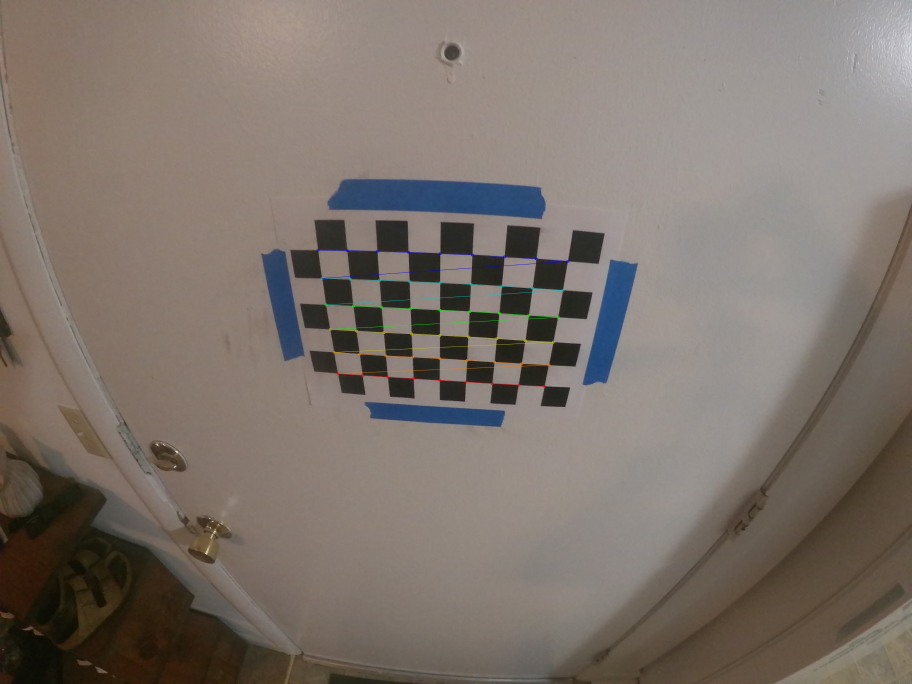
#> input picture Corners_10LeftCamera.jpg, 3648 x 2736 px (shown at 1/4 size)
$ python -i find_implement.py   (imports and definitions only)   (older library calls are emulated)
#> lines starting #> are read from the running program, lines starting #| are printed output that depends on the picture; after the words box and inside, x2 and y2 are one past the last pixel; in counts of white or black regions, pixels touching at a corner belong together
#> further down, picture is the input picture: shape (2736, 3648, 3); mean B, G, R 107.8, 115.2, 125.2
#code adapted from https://github.com/niconielsen32/ComputerVision/blob/master/StereoVision/Python/HSV_filter.py

import numpy as np
import cv2
import imutils

#currenlty, frames that are sent as args are already distorted
# [98 lines left out: functions detection, hsv_filter_yellow, not called in this run]

def hsv_filter_white(frame):
    # Blurring the frame
    blur = cv2.GaussianBlur(frame, (5, 5), 0)

    # Converting RGB to HSV
    hsv = cv2.cvtColor(blur, cv2.COLOR_BGR2HSV)
#> hsv: shape (2736, 3648, 3); mean H, S, V 18.3, 50, 127
    cv2.imshow("window", hsv)
    cv2.waitKey(0 )

    sensitivity = 135
    lower_white = np.array([0, 0, 255-sensitivity], dtype=np.uint8)
    upper_white = np.array([255, sensitivity, 255], dtype=np.uint8)

    # HSV-filter mask
    mask = cv2.inRange(hsv, lower_white, upper_white)
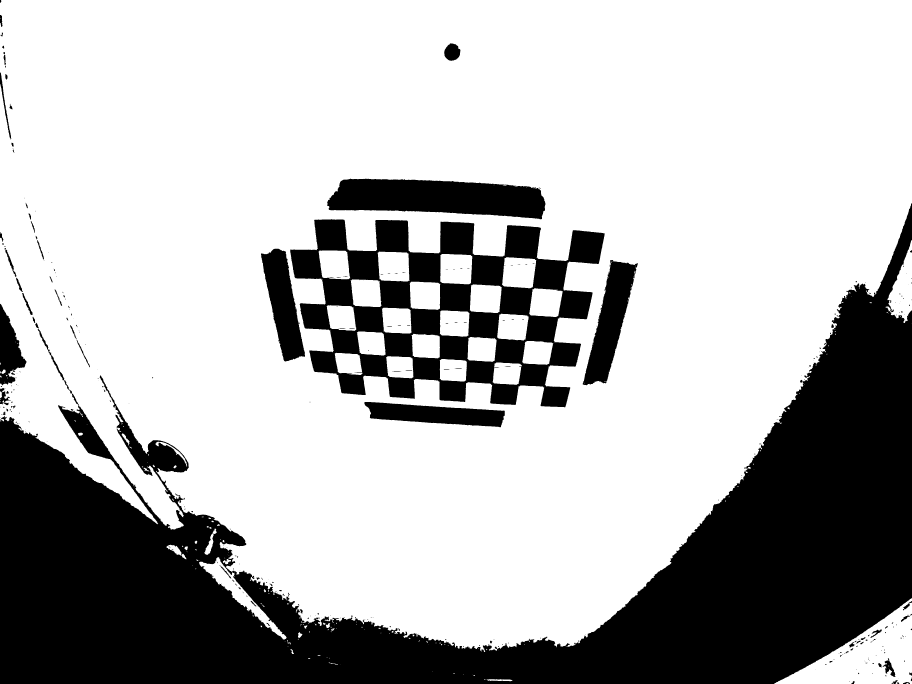
#> mask: shape (2736, 3648) (shown at 1/4 size); 71% white; 350 black regions (228 under 20 px), largest, box (x1, y1, x2, y2) and area: (0, 812, 3648, 2736) 2208105, (1161, 877, 2419, 1629) 416595, (1309, 715, 2182, 877) 104530

    #cv2.imshow("image", mask)
    #cv2.waitKey(0)
    #cv2.destroyAllWindows()

    # Morphological Operation - Opening - Erode followed by Dilate - Remove noise
    mask = cv2.erode(mask, None, iterations=2)
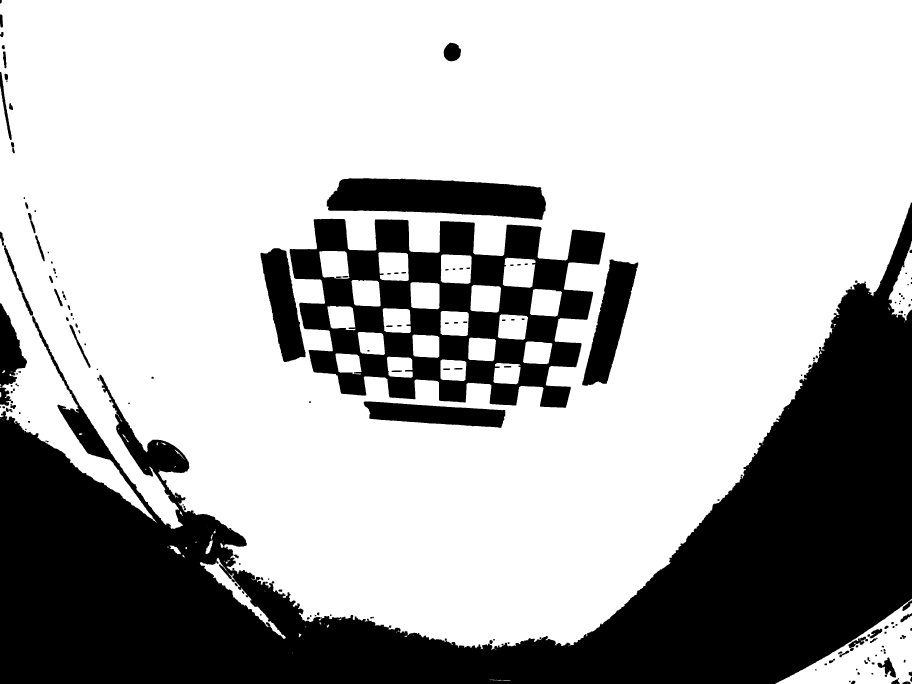
#> mask: shape (2736, 3648) (shown at 1/4 size); 69.8% white; 196 black regions, largest, box (x1, y1, x2, y2) and area: (0, 810, 3648, 2736) 2260267, (1159, 875, 2421, 1631) 449846, (1307, 713, 2184, 879) 109141
    mask = cv2.dilate(mask, None, iterations=2)
#> mask: shape (2736, 3648); 70.9% white; 250 black regions (156 under 20 px), largest, box (x1, y1, x2, y2) and area: (0, 812, 3648, 2736) 2217553, (1161, 877, 2419, 1629) 417477, (1309, 715, 2182, 877) 104797

    return mask


# [33 lines left out: function find_shot, not called in this run]

#Code adapted from:
#https://www.tutorialspoint.com/line-detection-in-python-with-opencv
def find_field_lines(frame):
    #added filter for white to help find correct lines
    mask = hsv_filter_white(frame)
    updated_frame = cv2.bitwise_and(frame, frame, mask=mask)
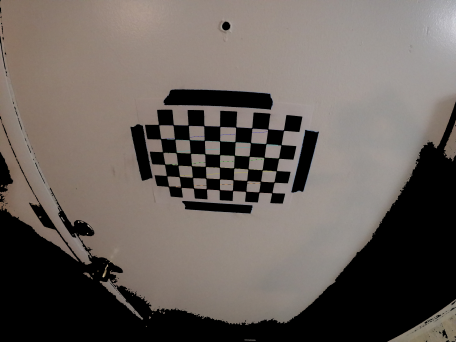
#> updated_frame: shape (2736, 3648, 3) (shown at 1/8 size); mean B, G, R 90.5, 95.6, 103.5
    cv2.imshow("window", mask)
    cv2.waitKey(0)
    cv2.imshow("window", updated_frame)
    cv2.waitKey(0)

    #convert to grayscale
    gray = cv2.cvtColor(updated_frame, cv2.COLOR_BGR2GRAY)
    cv2.imshow("window", gray)
    cv2.waitKey(0)
    cv2.destroyAllWindows()
    #increased the maximum value for threshold to get cleaner results, eliminates lots of noise
    #need aperturesize to be the minimum
    #set L2 gradient to true for more accurate L2 norm to clean up number of lines
    edges = cv2.Canny(gray, 10, 400, apertureSize=3, L2gradient=True)
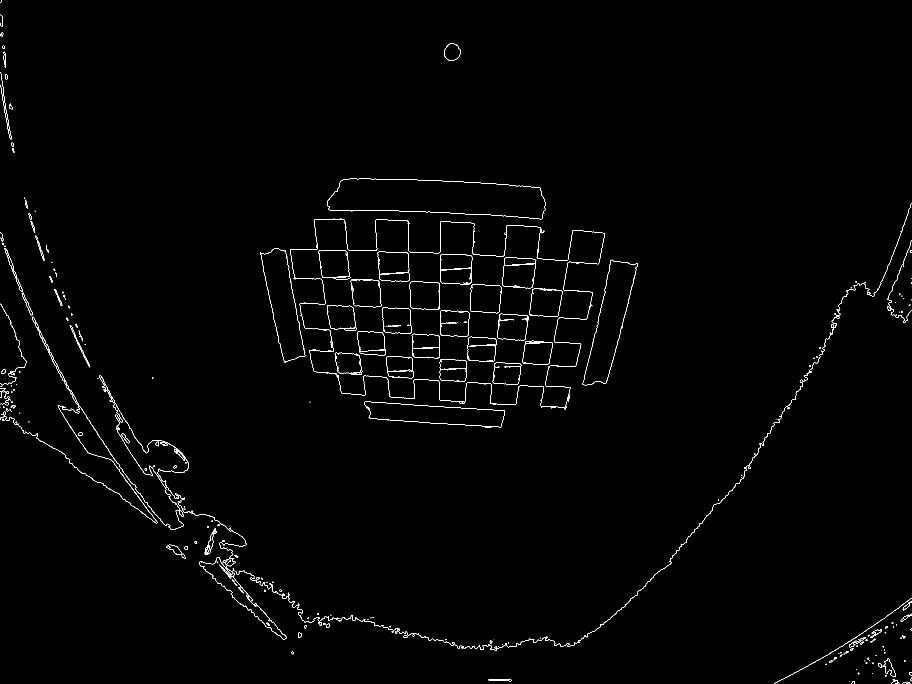
#> edges: shape (2736, 3648) (shown at 1/4 size); 0.49% white in thin lines or dots

    #finds line segments in binary image using probabilistic Hough transform
    #as opposed to HoughLines() which uses standard Hough transform
    #increased threshold to reduce number of detected lines
    #lowered maxLineGap
    lines = cv2.HoughLinesP(edges, 1, np.pi / 180, 150, maxLineGap=75, minLineLength=200)
#> lines = 29 rows, first 6: [1465, 1607, 1822, 1631], [2066, 1603, 2114, 1267], [1290, 1109, 1646, 1127], [1161, 1120, 1397, 1104], [2003, 1255, 2225, 1267], [1854, 1699, 1898, 857]
    for line in lines:
        x1, y1, x2, y2 = line[0]
        if (x2 - x1) != 0:
            slope = (y2 - y1) / (x2 - x1)
        #print(slope)
        cv2.line(frame, (x1, y1), (x2, y2), (0, 0, 255), 2)
#> this loop made 29 passes
#> (x1, y1, x2, y2, slope) on passes 1 to 8: (1465, 1607, 1822, 1631, 0.0672), (2066, 1603, 2114, 1267, -7), (1290, 1109, 1646, 1127, 0.0506), (1161, 1120, 1397, 1104, -0.0678), (2003, 1255, 2225, 1267, 0.0541), (1854, 1699, 1898, 857, -19.14), (1847, 1347, 2096, 1360, 0.0522), (1766, 1016, 2013, 1024, 0.0324)
    cv2.imshow("linesEdges", edges)
    cv2.waitKey(0)
    cv2.destroyAllWindows()
    cv2.imshow("linesDetected", frame)
    cv2.waitKey(0)
    cv2.destroyAllWindows()

#https://github.com/nachiket273/Self_Driving_Car/tree/master/CarND-Advanced-Lane-Lines
#perspective transform maps the points in given image to diff perspective
#goal is to get lines of shot put field to appear parallel
# [251 lines left out: functions perspective_transform, abs_thresh, mag_threshold, dir_threshold, get_rgb_thresh_img, get_hls_lthresh_img and 5 more, not called in this run]

>>> import cv2
>>> picture = cv2.imread('Corners_10LeftCamera.jpg')
>>> result = find_field_lines(picture)

$ run again, on Corners_11LeftCamera.jpg
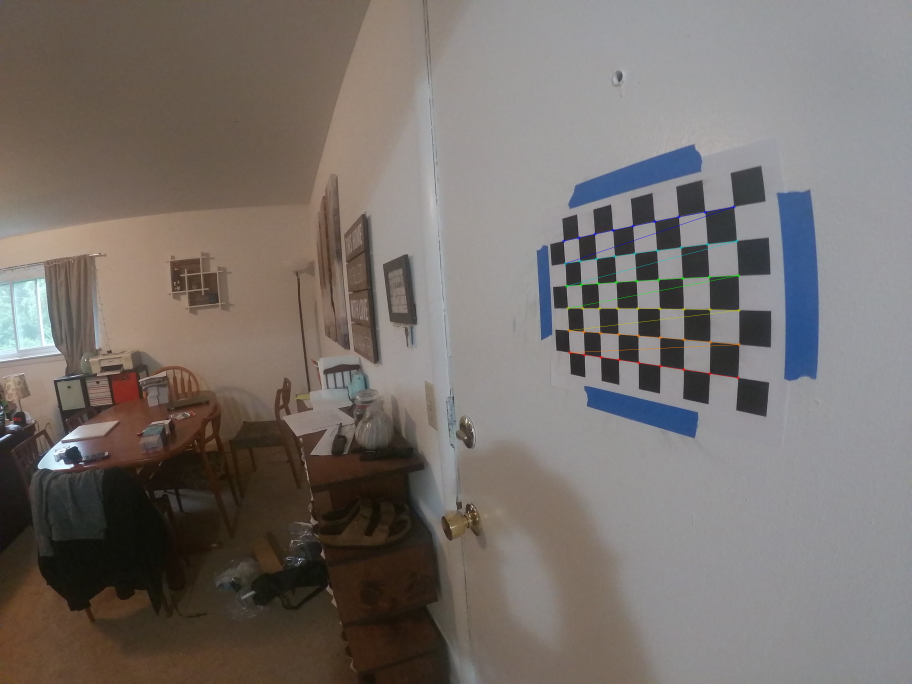
#> input picture Corners_11LeftCamera.jpg, 3648 x 2736 px (shown at 1/4 size)
#> picture is the input picture: shape (2736, 3648, 3); mean B, G, R 108.1, 112.5, 119.5
#> hsv: shape (2736, 3648, 3); mean H, S, V 53.4, 47.9, 122.7
#> in hsv_filter_white, `mask = cv2.inRange(hsv, lower_white, upper_white)`:
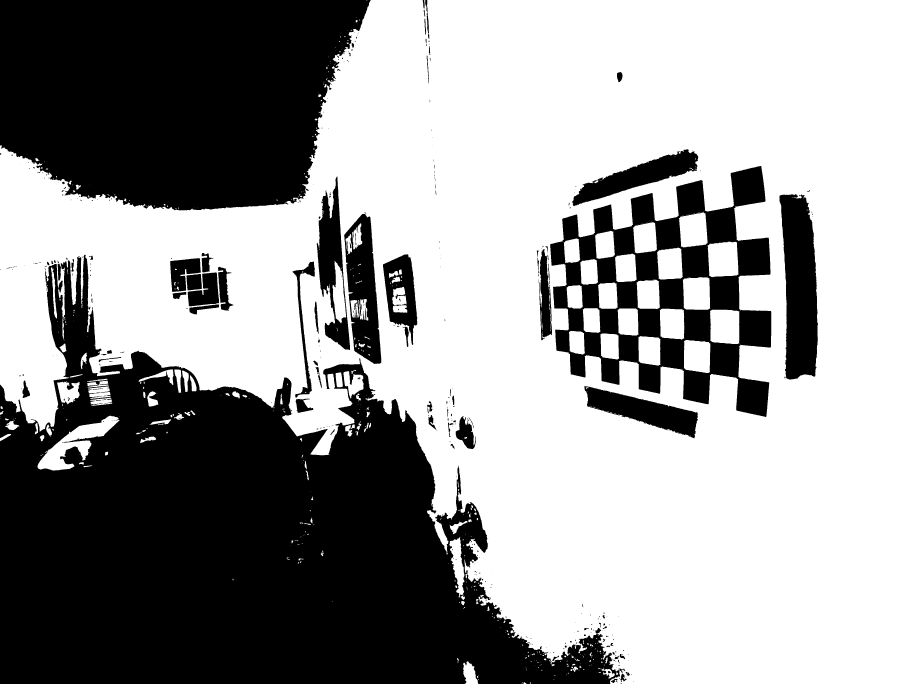
#> mask: shape (2736, 3648) (shown at 1/4 size); 60.4% white; 407 black regions (269 under 20 px), largest, box (x1, y1, x2, y2) and area: (0, 1019, 2480, 2736) 2204351, (0, 0, 1482, 842) 1031316, (2201, 664, 3085, 1668) 358554
#> edges: shape (2736, 3648); 0.71% white in thin lines or dots, all inside (x1, y1, x2, y2) = (0, 0, 3273, 2736)
#> lines = 68 rows, first 6: [1836, 2090, 1858, 2408], [1757, 963, 1772, 1178], [1692, 11, 1746, 787], [1755, 961, 1795, 1520], [1758, 968, 1788, 1389], [1754, 960, 1771, 1202]
#> the loop in find_field_lines, `for line in lines:` made 68 passes
#> (x1, y1, x2, y2, slope) on passes 1 to 8: (1836, 2090, 1858, 2408, 14.45), (1757, 963, 1772, 1178, 14.33), (1692, 11, 1746, 787, 14.37), (1755, 961, 1795, 1520, 13.97), (1758, 968, 1788, 1389, 14.03), (1754, 960, 1771, 1202, 14.24), (2742, 1360, 3142, 1395, 0.0875), (2159, 1226, 2468, 1231, 0.0162)
#> after the loop in find_field_lines, `for line in lines:`:
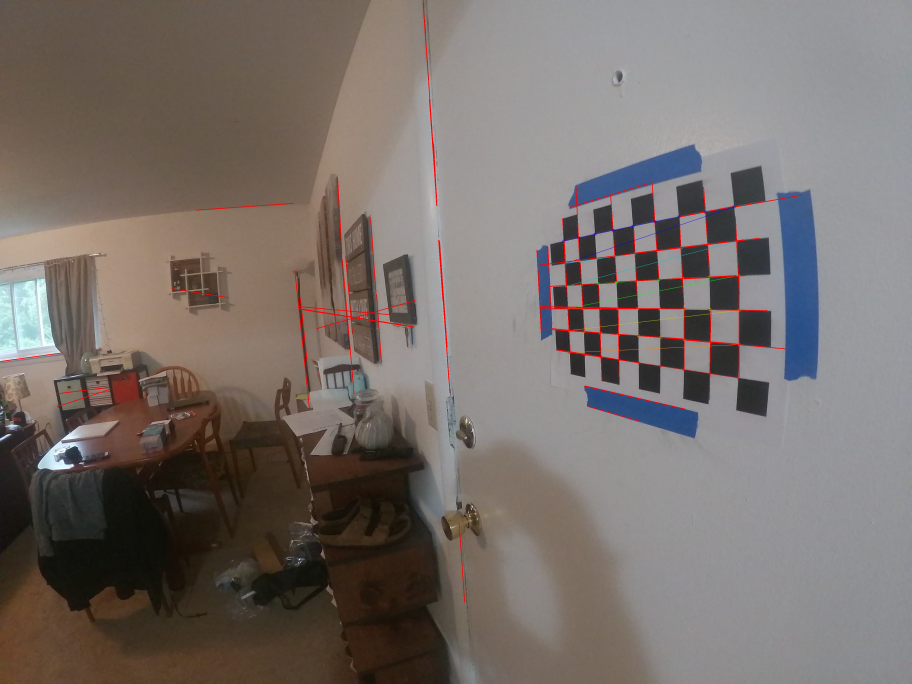
#> frame: shape (2736, 3648, 3) (shown at 1/4 size); mean B, G, R 107.4, 111.8, 120.3

$ run again, on Corners_12LeftCamera.jpg
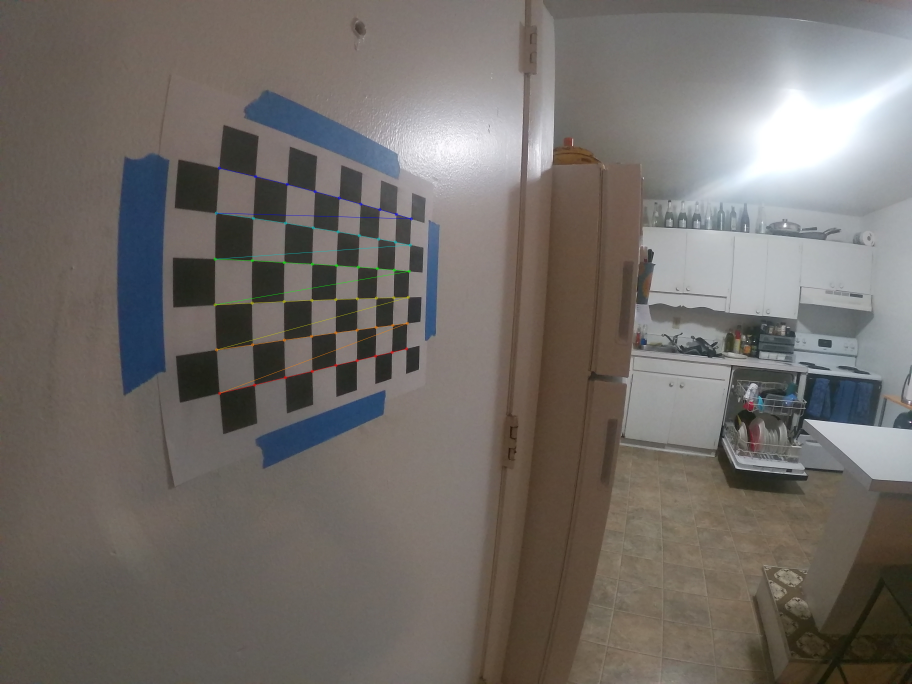
#> input picture Corners_12LeftCamera.jpg, 3648 x 2736 px (shown at 1/4 size)
#> picture is the input picture: shape (2736, 3648, 3); mean B, G, R 104.4, 108.9, 114.1
#> hsv: shape (2736, 3648, 3); mean H, S, V 35.9, 41.6, 117.6
#> in hsv_filter_white, `mask = cv2.inRange(hsv, lower_white, upper_white)`:
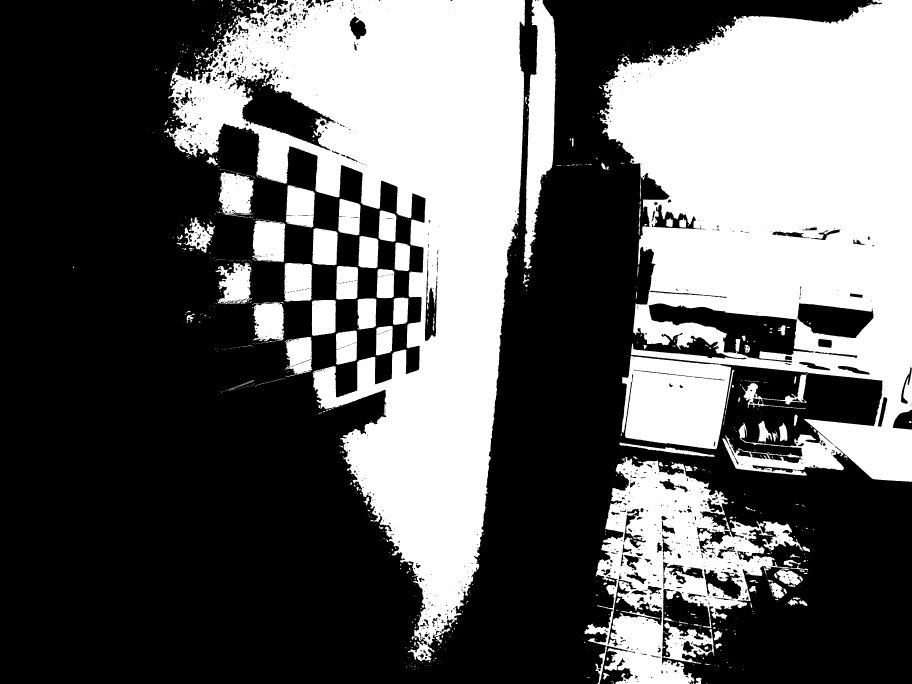
#> mask: shape (2736, 3648) (shown at 1/4 size); 38.5% white; 962 white regions (655 under 20 px), largest, box (x1, y1, x2, y2) and area: (656, 0, 2100, 2582) 1520727, (2399, 0, 3648, 1927) 1506147, (2337, 1828, 3233, 2736) 292011
#> edges: shape (2736, 3648); 1% white in thin lines or dots, all inside (x1, y1, x2, y2) = (661, 0, 3648, 2736)
#> lines = 79 rows, first 6: [2838, 1450, 3528, 1522], [1623, 1495, 1648, 775], [2570, 908, 3187, 929], [1699, 1354, 1715, 882], [2095, 1043, 2121, 304], [2523, 1424, 2902, 1464]
#> the loop in find_field_lines, `for line in lines:` made 79 passes
#> (x1, y1, x2, y2, slope) on passes 1 to 8: (2838, 1450, 3528, 1522, 0.104), (1623, 1495, 1648, 775, -28.8), (2570, 908, 3187, 929, 0.034), (1699, 1354, 1715, 882, -29.5), (2095, 1043, 2121, 304, -28.42), (2523, 1424, 2902, 1464, 0.106), (2524, 1418, 2911, 1458, 0.103), (1501, 1304, 1521, 738, -28.3)
#> after the loop in find_field_lines, `for line in lines:`:
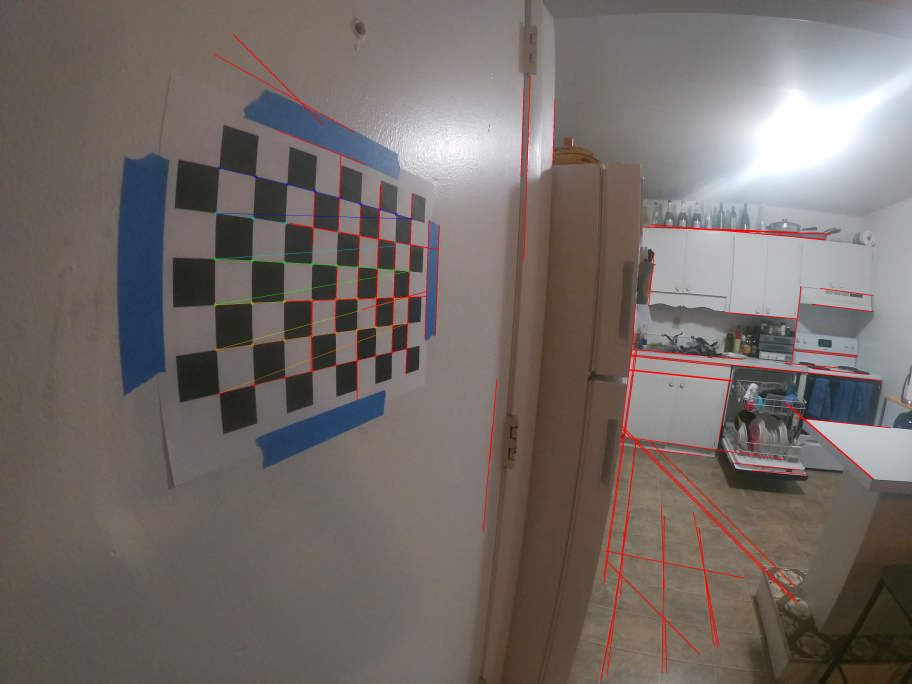
#> frame: shape (2736, 3648, 3) (shown at 1/4 size); mean B, G, R 103.4, 107.8, 115.4
